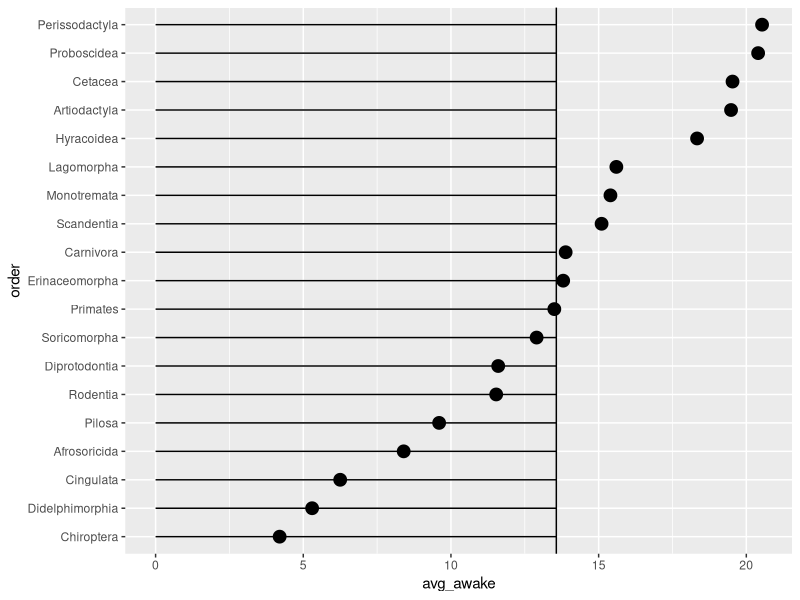
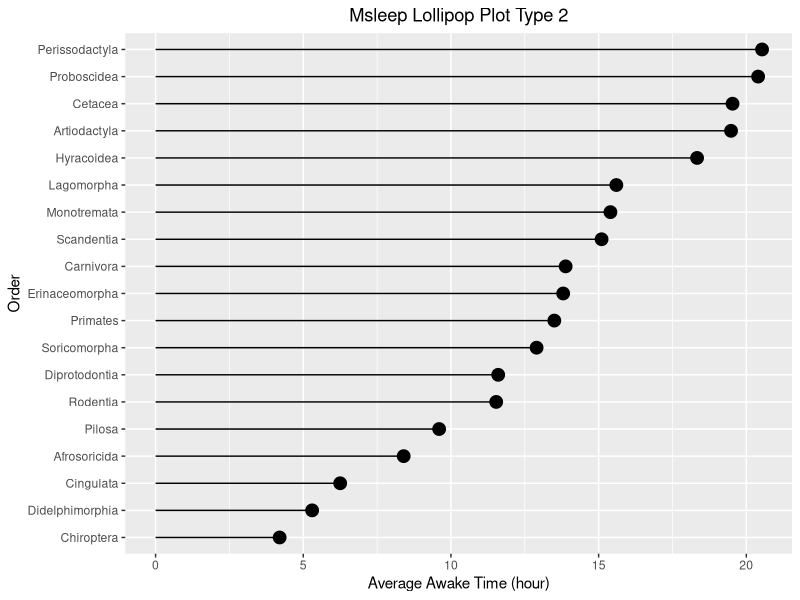
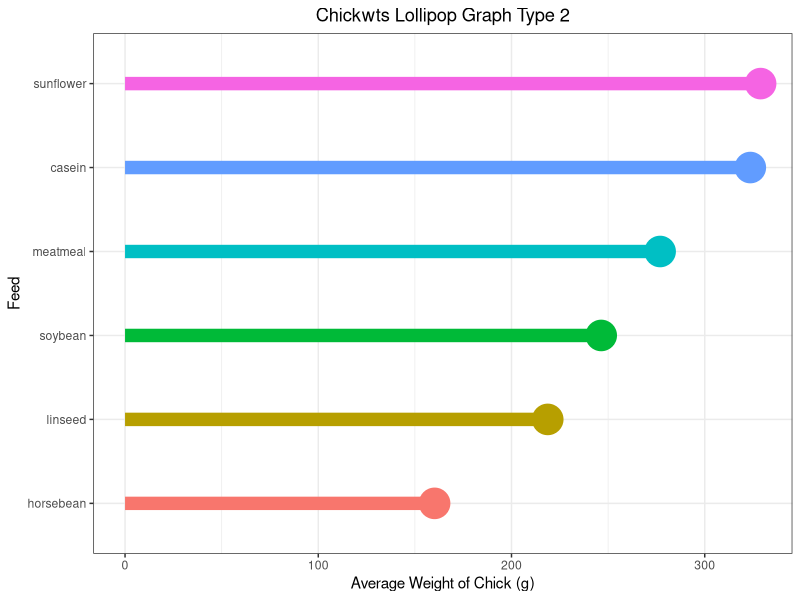

The R source for these figures, in order:
library(tidyverse)
library(forcats)

names(msleep)

msleep %>% 
  group_by(order) %>% 
  summarise(avg_awake = mean(awake)) %>%
  mutate(order = fct_reorder(order, avg_awake)) %>% 
  ggplot(aes(avg_awake, order)) + 
  geom_point(size = 4) +
  geom_vline(xintercept = mean(msleep$awake)) +
  geom_segment(aes(x = 0, xend = mean(msleep$awake),
                   y = order, yend = order))



msleep %>% 
  group_by(order) %>% 
  summarise(avg_awake = mean(awake)) %>%
  mutate(order = fct_reorder(order, avg_awake)) %>% 
  ggplot(aes(avg_awake, order)) + 
  geom_point(size = 4) +
  geom_segment(aes(x = 0, xend = avg_awake,
                   y = order, yend = order)) +
  labs(x = "Average Awake Time (hour)", y = "Order",
       title = "Msleep Lollipop Plot Type 2") +
  theme(plot.title = element_text(hjust = 0.5))




names(chickwts)
?chickwts

chickwts %>% 
  group_by(feed) %>% 
  summarise(avg_weight = mean(weight)) %>%
  mutate(feed = fct_reorder(feed, avg_weight)) %>% 
  ggplot(aes(avg_weight, feed, colour = feed)) +
  geom_point(size = 10) +
  geom_segment(aes(x = 0, xend = avg_weight,
                   y = feed, yend = feed, color = feed, size = 1)) +
  theme_bw() +
  labs(title = "Chickwts Lollipop Graph Type 2",
       x = "Average Weight of Chick (g)", y = "Feed") +
  theme(legend.position = "none",
        plot.title = element_text(hjust = 0.5))










